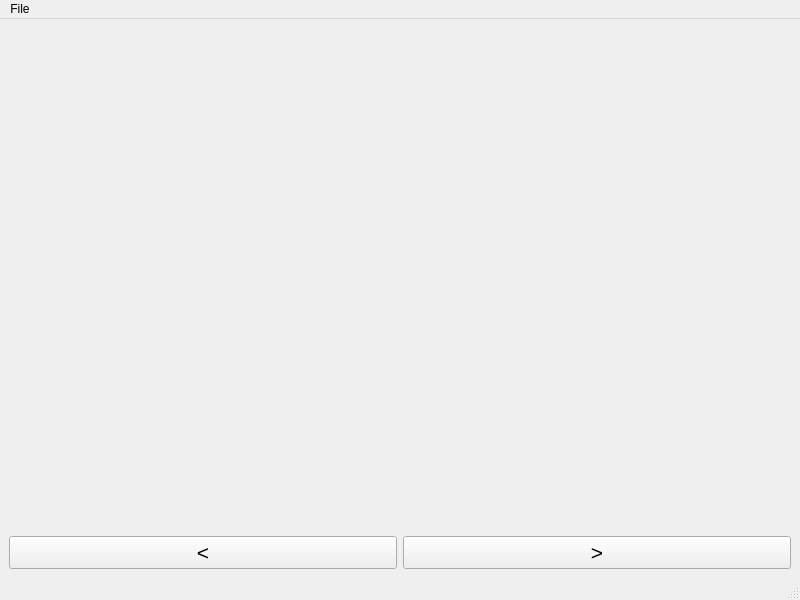
<?xml version="1.0" encoding="UTF-8"?>
<ui version="4.0">
 <class>MainWindow</class>
 <widget class="QMainWindow" name="MainWindow">
  <property name="geometry">
   <rect>
    <x>0</x>
    <y>0</y>
    <width>800</width>
    <height>600</height>
   </rect>
  </property>
  <property name="windowTitle">
   <string>MainWindow</string>
  </property>
  <widget class="QWidget" name="centralwidget">
   <layout class="QVBoxLayout" name="verticalLayout">
    <item>
     <widget class="QLabel" name="label">
      <property name="text">
       <string/>
      </property>
     </widget>
    </item>
    <item>
     <layout class="QHBoxLayout" name="horizontalLayout">
      <item>
       <widget class="QPushButton" name="pushButton_2">
        <property name="font">
         <font>
          <pointsize>16</pointsize>
         </font>
        </property>
        <property name="cursor">
         <cursorShape>PointingHandCursor</cursorShape>
        </property>
        <property name="mouseTracking">
         <bool>true</bool>
        </property>
        <property name="text">
         <string>&lt;</string>
        </property>
       </widget>
      </item>
      <item>
       <widget class="QPushButton" name="pushButton">
        <property name="font">
         <font>
          <pointsize>16</pointsize>
         </font>
        </property>
        <property name="cursor">
         <cursorShape>PointingHandCursor</cursorShape>
        </property>
        <property name="mouseTracking">
         <bool>true</bool>
        </property>
        <property name="text">
         <string>&gt;</string>
        </property>
       </widget>
      </item>
     </layout>
    </item>
   </layout>
  </widget>
  <widget class="QMenuBar" name="menubar">
   <property name="geometry">
    <rect>
     <x>0</x>
     <y>0</y>
     <width>800</width>
     <height>21</height>
    </rect>
   </property>
   <widget class="QMenu" name="menuFile">
    <property name="title">
     <string>File</string>
    </property>
    <addaction name="actionOpen_Image"/>
    <addaction name="actionOpen_Floder"/>
    <addaction name="actionQuit"/>
   </widget>
   <addaction name="menuFile"/>
  </widget>
  <widget class="QStatusBar" name="statusbar"/>
  <action name="actionOpen_Image">
   <property name="text">
    <string>Open Image</string>
   </property>
  </action>
  <action name="actionOpen_Floder">
   <property name="text">
    <string>Open Floder</string>
   </property>
  </action>
  <action name="actionQuit">
   <property name="text">
    <string>Quit</string>
   </property>
  </action>
 </widget>
 <resources/>
 <connections/>
</ui>
